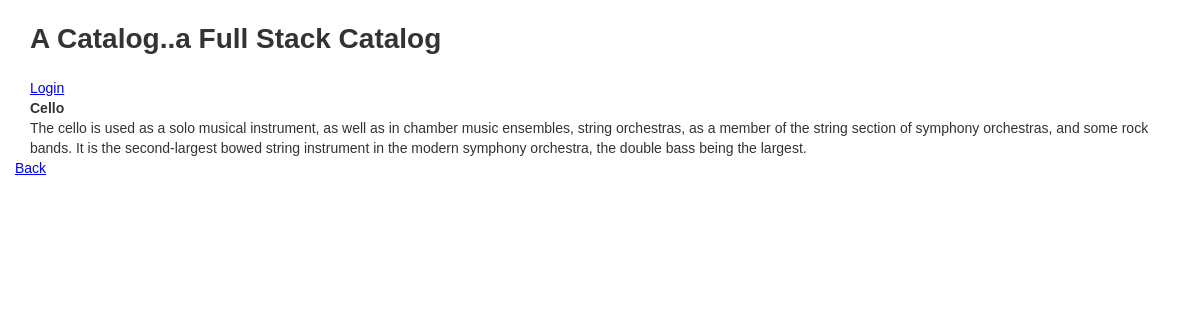
Page /itemcatalog/1/items/3/ on the committed database.
### database_setup.py (models this page shows, shortened)
class CategoryItem(Base):
    __tablename__ = 'category_item'
    name = Column(String(80), nullable=False)
    description = Column(String(250))
    id = Column(Integer, primary_key=True)
    category_id = Column(Integer, ForeignKey('category.id'))
    category = relationship(Category)
    user_id = Column(Integer, ForeignKey('user.id'))
    user = relationship(User)

### app.py (the view)
@app.route('/itemcatalog/<int:catalog_id>/items/<int:item_id>/')
def itemDescription(catalog_id, item_id):
    categoryItem = session.query(CategoryItem).filter_by(id=item_id).first()
    item_owner = getUserInfo(categoryItem.user_id)
    return render_template('itemDescription.html', categoryItem=categoryItem, item_owner=item_owner)

### app.py (called while the page is built)
def getUserInfo(user_id):
    user = session.query(User).filter_by(id=user_id).one()
    return user

### templates/itemDescription.html (shortened to what this page needs)
{% extends "base.html" %} {% block content %}
<div class="col-md-12 col-sm-12 col-xs-12">
    <h2>{{categoryItem.name}}</h2>
</div>
<div class="col-md-12 col-sm-12 col-xs-12">
    {{categoryItem.description}}
</div>
<div>
    <a href="{{url_for('categoryItems', catalog_id=categoryItem.category_id)}}">Back</a>
</div>
 {% endblock %}

### rows in the picture
CategoryItem: name "Cello", description "The cello is used as a solo musical instrument, as well as in chamber music ensembles, string orchestras, as a member of the string section of symphony orchestras, and some rock bands. It is the second-largest bowed string instrument in the modern symphony orchestra, the double bass being the largest."
